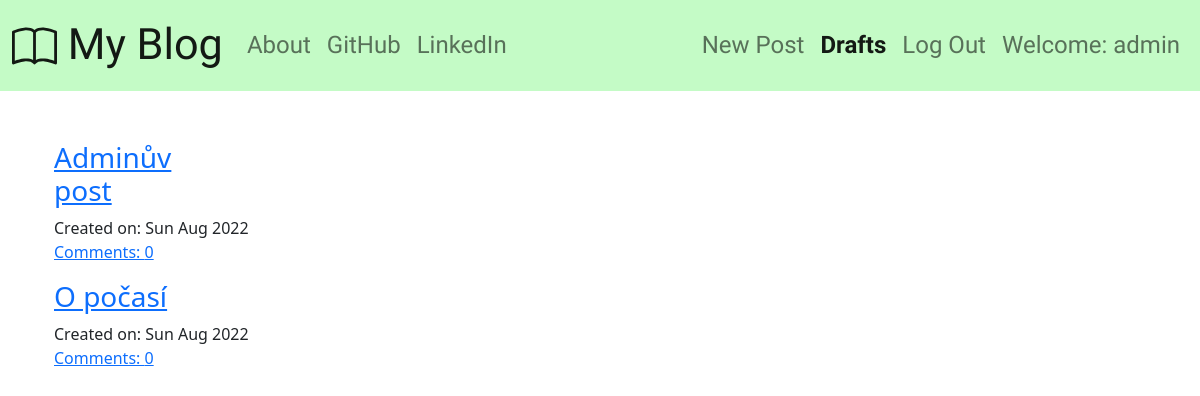
/drafts/ (signed in), run on an earlier commit of the app's database.
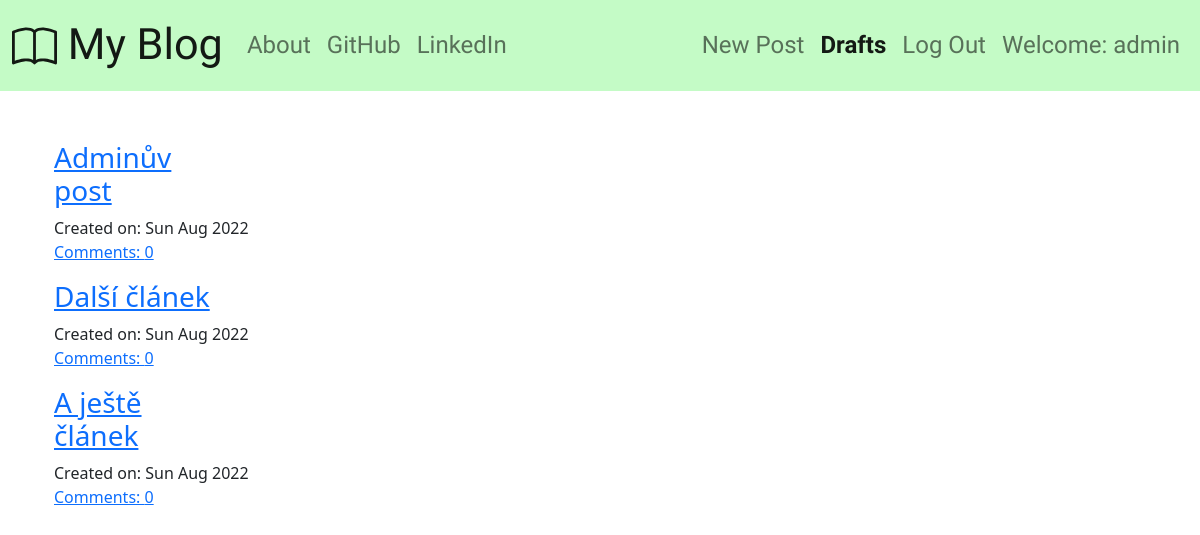
And on a later commit of the database.
### blog_app/models.py (models this page shows, shortened)
class Post(models.Model):
    author      = models.ForeignKey('auth.User', on_delete=models.CASCADE)
    title       = models.CharField(max_length = 200)
    text        = models.TextField()
    create_date = models.DateTimeField(default = timezone.now)
    published_date = models.DateTimeField(blank = True, null = True)
    def approved_comments(self):
        return self.comments.filter(approved_comment = True)

### blog_app/views.py (the view)
# urls.py: path('drafts/', views.DraftListView.as_view(), name = 'post_draft_list'),
class DraftListView(LoginRequiredMixin, ListView):
    login_url = '/login/'
    redirect_field_name = 'blog/post_list.html'
    model = Post
    success_url = reverse_lazy('post_list')
    def get_queryset(self):
        return Post.objects.filter(published_date__isnull = True).order_by('create_date')

### blog_app/templates/blog_app/post_list.html (shortened to what this page needs)
{% extends "blog_app/base.html" %}
{% block content %}
  {% for post in post_list %}
  <div class="container">
    <div class="row">
      <div class="col col-lg-2">
        <a href="{% url 'post_detail' pk=post.pk %}"><h3>{{ post.title }}</h3></a>
      </div>
    </div>
    <div class="row">
      <div class="col">
        Created on: {{post.create_date|date:"D M Y"}}
      </div>
    </div>
    <div class="row">
      <div class="col">
        <a href="{% url 'post_detail' pk=post.pk %}">Comments: {{post.approved_comments.count}}</a>
      </div>
    </div>
    <div class="row">
      <div class="col">
      </div>
    </div>
  </div>
  {% endfor %}
{% endblock %}

### blog_app/templates/blog_app/base.html (shortened to what this page needs)
<!DOCTYPE html>
{% load static %}
<html lang="en" dir="ltr">
  <head>
    <link href="https://cdn.jsdelivr.net/npm/bootstrap@5.2.0/dist/css/bootstrap.min.css" rel="stylesheet">
    <link rel="stylesheet" href="{% static 'css/blog.css' %}">
    <link rel="stylesheet" href="//cdn.jsdelivr.net/npm/medium-editor@latest/dist/css/medium-editor.min.css" type="text/css" media="screen" charset="utf-8">
  </head>
  <body>
    <nav class="navbar navbar-custom navbar-expand-lg techfont">
      <div class="container-fluid">
        <a class="navbar-brand" href="{% url 'post_list' %}">
           My Blog
        </a>
        <div class="collapse navbar-collapse" id="navbarNav">
          <ul class="navbar-nav me-auto">
            <li class="nav-item">
              <a class="nav-link {% if request.resolver_match.url_name == 'about' %}active{% endif %}" aria-current="page" href="{% url 'about' %}">About</a>
            </li>
            <li class="nav-item">
              <a class="nav-link" href="https://github.com/BulanMartin" target="_blank">GitHub</a>
            </li>
            <li class="nav-item">
              <a class="nav-link" href="https://www.linkedin.com/in/martin-bul%C3%A1n-750310a7/" target="_blank">LinkedIn</a>
            </li>
          </ul>
          <ul class="navbar-nav ms-auto">
            {% if user.is_authenticated %}
              <li class="nav-item">
                <a class="nav-link {% if request.resolver_match.url_name == 'post_new' %}active{% endif %}" aria-current="page" href="{% url 'post_new' %}">New Post</a>
              </li>
              <li class="nav-item">
                <a class="nav-link {% if request.resolver_match.url_name == 'post_draft_list' %}active{% endif %}" href="{% url 'post_draft_list' %}">Drafts</a>
              </li>
              <li class="nav-item">
                <a class="nav-link {% if request.resolver_match.url_name == 'logout' %}active{% endif %}" href="{% url 'logout' %}">Log Out</a>
              </li>
              <li class="nav-item">
                <a class="nav-link">Welcome: {{user.username}}</a>
              </li>
            {% else %}
              <li class="nav-item">
                <a class="nav-link {% if request.resolver_match.url_name == 'login' %}active{% endif %}" href="{% url 'login' %}">Login</a>
              </li>
            {% endif %}
          </ul>
        </div>
      </div>
    </nav>
    <div class="content container">
        {% block content %}
        {% endblock %}
    </div>
  </body>
</html>

### blog_app/static/css/blog.css (style rules this page uses)
.navbar-custom { background-color: #C4FBC6; }
.navbar-brand { font-size: 1.8em; }
.content { margin-top: 50px; }
.techfont { font-family: 'Black And White Picture', sans-serif; font-size: 1.5em; margin-bottom: 10px; }
.active { font-weight: bold; }

What changed in the data, as far as the page shows it:
no longer on this page (row edited): Post: title "O počasí", create_date "Sun Aug 2022", approved_comments.count "0"
added Post: title "Další článek", create_date "Sun Aug 2022", approved_comments.count "0"
added Post: title "A ještě článek", create_date "Sun Aug 2022", approved_comments.count "0"
